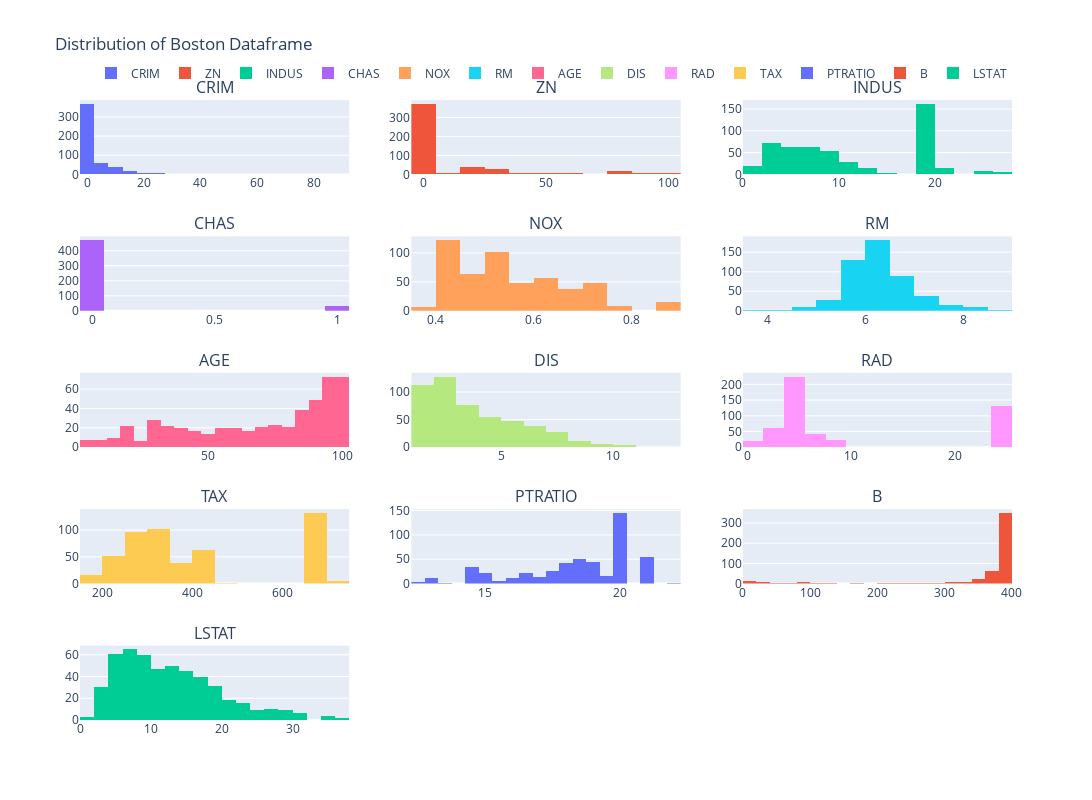

Notebook source saved alongside this figure:
### Code cell
def print_histograms(boston_dataframe):
    fig = make_subplots(rows=5, cols=3, subplot_titles=[
        "CRIM", "ZN", "INDUS", "CHAS", "NOX", "RM", "AGE", "DIS", "RAD", "TAX", "PTRATIO", "B", "LSTAT"
    ])
    
    fig.add_trace(go.Histogram(x=boston_dataframe['CRIM'], name='CRIM', nbinsx=20), col=1, row=1)
    fig.add_trace(go.Histogram(x=boston_dataframe['ZN'], name='ZN', nbinsx=20), col=2, row=1)
    fig.add_trace(go.Histogram(x=boston_dataframe['INDUS'], name='INDUS', nbinsx=20), col=3, row=1)
    fig.add_trace(go.Histogram(x=boston_dataframe['CHAS'], name='CHAS', nbinsx=20), col=1, row=2)
    fig.add_trace(go.Histogram(x=boston_dataframe['NOX'], name='NOX', nbinsx=20), col=2, row=2)
    fig.add_trace(go.Histogram(x=boston_dataframe['RM'], name='RM', nbinsx=20), col=3, row=2)
    fig.add_trace(go.Histogram(x=boston_dataframe['AGE'], name='AGE', nbinsx=20), col=1, row=3)
    fig.add_trace(go.Histogram(x=boston_dataframe['DIS'], name='DIS', nbinsx=20), col=2, row=3)
    fig.add_trace(go.Histogram(x=boston_dataframe['RAD'], name='RAD', nbinsx=20), col=3, row=3)
    fig.add_trace(go.Histogram(x=boston_dataframe['TAX'], name='TAX', nbinsx=20), col=1, row=4)
    fig.add_trace(go.Histogram(x=boston_dataframe['PTRATIO'], name='PTRATIO', nbinsx=20), col=2, row=4)
    fig.add_trace(go.Histogram(x=boston_dataframe['B'], name='B', nbinsx=20), col=3, row=4)
    fig.add_trace(go.Histogram(x=boston_dataframe['LSTAT'], name='LSTAT', nbinsx=20), col=1, row=5)
    
    fig.update_layout(height=800, width=1600, title="Distribution of Boston Dataframe")
    
    fig.update_layout(legend=dict(
        orientation="h",
        yanchor="bottom",
        y=1.02,
        xanchor="right",
        x=1
    ))
    
    return fig.show()
print_histograms(boston_dataframe)

### Figure 1 — Plotly figure (JSON) as saved in the notebook; plotly's stock layout.template omitted (floating-point values rounded to 4 significant figures; data arrays with more than 128 entries replaced by an {"elided": "..."} marker saying what was removed)
{"data": [{"name": "CRIM", "nbinsx": 20, "type": "histogram", "x": {"elided": "506 float values"}, "xaxis": "x", "yaxis": "y"}, {"name": "ZN", "nbinsx": 20, "type": "histogram", "x": {"elided": "506 float values"}, "xaxis": "x2", "yaxis": "y2"}, {"name": "INDUS", "nbinsx": 20, "type": "histogram", "x": {"elided": "506 float values"}, "xaxis": "x3", "yaxis": "y3"}, {"name": "CHAS", "nbinsx": 20, "type": "histogram", "x": {"elided": "506 int values"}, "xaxis": "x4", "yaxis": "y4"}, {"name": "NOX", "nbinsx": 20, "type": "histogram", "x": {"elided": "506 float values"}, "xaxis": "x5", "yaxis": "y5"}, {"name": "RM", "nbinsx": 20, "type": "histogram", "x": {"elided": "506 float values"}, "xaxis": "x6", "yaxis": "y6"}, {"name": "AGE", "nbinsx": 20, "type": "histogram", "x": {"elided": "506 float values"}, "xaxis": "x7", "yaxis": "y7"}, {"name": "DIS", "nbinsx": 20, "type": "histogram", "x": {"elided": "506 float values"}, "xaxis": "x8", "yaxis": "y8"}, {"name": "RAD", "nbinsx": 20, "type": "histogram", "x": {"elided": "506 int values"}, "xaxis": "x9", "yaxis": "y9"}, {"name": "TAX", "nbinsx": 20, "type": "histogram", "x": {"elided": "506 int values"}, "xaxis": "x10", "yaxis": "y10"}, {"name": "PTRATIO", "nbinsx": 20, "type": "histogram", "x": {"elided": "506 float values"}, "xaxis": "x11", "yaxis": "y11"}, {"name": "B", "nbinsx": 20, "type": "histogram", "x": {"elided": "506 float values"}, "xaxis": "x12", "yaxis": "y12"}, {"name": "LSTAT", "nbinsx": 20, "type": "histogram", "x": {"elided": "506 float values"}, "xaxis": "x13", "yaxis": "y13"}], "layout": {"annotations": [{"font": {"size": 16}, "showarrow": false, "text": "CRIM", "x": 0.1444, "xanchor": "center", "xref": "paper", "y": 1, "yanchor": "bottom", "yref": "paper"}, {"font": {"size": 16}, "showarrow": false, "text": "ZN", "x": 0.5, "xanchor": "center", "xref": "paper", "y": 1, "yanchor": "bottom", "yref": "paper"}, {"font": {"size": 16}, "showarrow": false, "text": "INDUS", "x": 0.8556, "xanchor": "center", "xref": "paper", "y": 1, "yanchor": "bottom", "yref": "paper"}, {"font": {"size": 16}, "showarrow": false, "text": "CHAS", "x": 0.1444, "xanchor": "center", "xref": "paper", "y": 0.78, "yanchor": "bottom", "yref": "paper"}, {"font": {"size": 16}, "showarrow": false, "text": "NOX", "x": 0.5, "xanchor": "center", "xref": "paper", "y": 0.78, "yanchor": "bottom", "yref": "paper"}, {"font": {"size": 16}, "showarrow": false, "text": "RM", "x": 0.8556, "xanchor": "center", "xref": "paper", "y": 0.78, "yanchor": "bottom", "yref": "paper"}, {"font": {"size": 16}, "showarrow": false, "text": "AGE", "x": 0.1444, "xanchor": "center", "xref": "paper", "y": 0.56, "yanchor": "bottom", "yref": "paper"}, {"font": {"size": 16}, "showarrow": false, "text": "DIS", "x": 0.5, "xanchor": "center", "xref": "paper", "y": 0.56, "yanchor": "bottom", "yref": "paper"}, {"font": {"size": 16}, "showarrow": false, "text": "RAD", "x": 0.8556, "xanchor": "center", "xref": "paper", "y": 0.56, "yanchor": "bottom", "yref": "paper"}, {"font": {"size": 16}, "showarrow": false, "text": "TAX", "x": 0.1444, "xanchor": "center", "xref": "paper", "y": 0.34, "yanchor": "bottom", "yref": "paper"}, {"font": {"size": 16}, "showarrow": false, "text": "PTRATIO", "x": 0.5, "xanchor": "center", "xref": "paper", "y": 0.34, "yanchor": "bottom", "yref": "paper"}, {"font": {"size": 16}, "showarrow": false, "text": "B", "x": 0.8556, "xanchor": "center", "xref": "paper", "y": 0.34, "yanchor": "bottom", "yref": "paper"}, {"font": {"size": 16}, "showarrow": false, "text": "LSTAT", "x": 0.1444, "xanchor": "center", "xref": "paper", "y": 0.12, "yanchor": "bottom", "yref": "paper"}], "height": 800, "legend": {"orientation": "h", "x": 1, "xanchor": "right", "y": 1.02, "yanchor": "bottom"}, "title": {"text": "Distribution of Boston Dataframe"}, "width": 1600, "xaxis": {"anchor": "y", "autorange": true, "domain": [0, 0.2889], "range": [-2.5, 92.5], "type": "linear"}, "xaxis10": {"anchor": "y10", "autorange": true, "domain": [0, 0.2889], "range": [149.5, 749.5], "type": "linear"}, "xaxis11": {"anchor": "y11", "autorange": true, "domain": [0.3556, 0.6444], "range": [12.25, 22.25], "type": "linear"}, "xaxis12": {"anchor": "y12", "autorange": true, "domain": [0.7111, 1], "range": [0, 400], "type": "linear"}, "xaxis13": {"anchor": "y13", "autorange": true, "domain": [0, 0.2889], "range": [0, 38], "type": "linear"}, "xaxis14": {"anchor": "y14", "domain": [0.3556, 0.6444]}, "xaxis15": {"anchor": "y15", "domain": [0.7111, 1]}, "xaxis2": {"anchor": "y2", "autorange": true, "domain": [0.3556, 0.6444], "range": [-5, 105], "type": "linear"}, "xaxis3": {"anchor": "y3", "autorange": true, "domain": [0.7111, 1], "range": [0, 28], "type": "linear"}, "xaxis4": {"anchor": "y4", "autorange": true, "domain": [0, 0.2889], "range": [-0.05, 1.05], "type": "linear"}, "xaxis5": {"anchor": "y5", "autorange": true, "domain": [0.3556, 0.6444], "range": [0.35, 0.9], "type": "linear"}, "xaxis6": {"anchor": "y6", "autorange": true, "domain": [0.7111, 1], "range": [3.5, 9], "type": "linear"}, "xaxis7": {"anchor": "y7", "autorange": true, "domain": [0, 0.2889], "range": [2.5, 102.5], "type": "linear"}, "xaxis8": {"anchor": "y8", "autorange": true, "domain": [0.3556, 0.6444], "range": [1, 13], "type": "linear"}, "xaxis9": {"anchor": "y9", "autorange": true, "domain": [0.7111, 1], "range": [-0.5, 25.5], "type": "linear"}, "yaxis": {"anchor": "x", "autorange": true, "domain": [0.88, 1], "range": [0, 388.4]}, "yaxis10": {"anchor": "x10", "autorange": true, "domain": [0.22, 0.34], "range": [0, 138.9]}, "yaxis11": {"anchor": "x11", "autorange": true, "domain": [0.22, 0.34], "range": [0, 152.6]}, "yaxis12": {"anchor": "x12", "autorange": true, "domain": [0.22, 0.34], "range": [0, 368.4]}, "yaxis13": {"anchor": "x13", "autorange": true, "domain": [0, 0.12], "range": [0, 68.42]}, "yaxis14": {"anchor": "x14", "domain": [0, 0.12]}, "yaxis15": {"anchor": "x15", "domain": [0, 0.12]}, "yaxis2": {"anchor": "x2", "autorange": true, "domain": [0.88, 1], "range": [0, 391.6]}, "yaxis3": {"anchor": "x3", "autorange": true, "domain": [0.88, 1], "range": [0, 170.5]}, "yaxis4": {"anchor": "x4", "autorange": true, "domain": [0.66, 0.78], "range": [0, 495.8]}, "yaxis5": {"anchor": "x5", "autorange": true, "domain": [0.66, 0.78], "range": [0, 128.4]}, "yaxis6": {"anchor": "x6", "autorange": true, "domain": [0.66, 0.78], "range": [0, 190.5]}, "yaxis7": {"anchor": "x7", "autorange": true, "domain": [0.44, 0.56], "range": [0, 76.84]}, "yaxis8": {"anchor": "x8", "autorange": true, "domain": [0.44, 0.56], "range": [0, 134.7]}, "yaxis9": {"anchor": "x9", "autorange": true, "domain": [0.44, 0.56], "range": [0, 236.8]}}}
